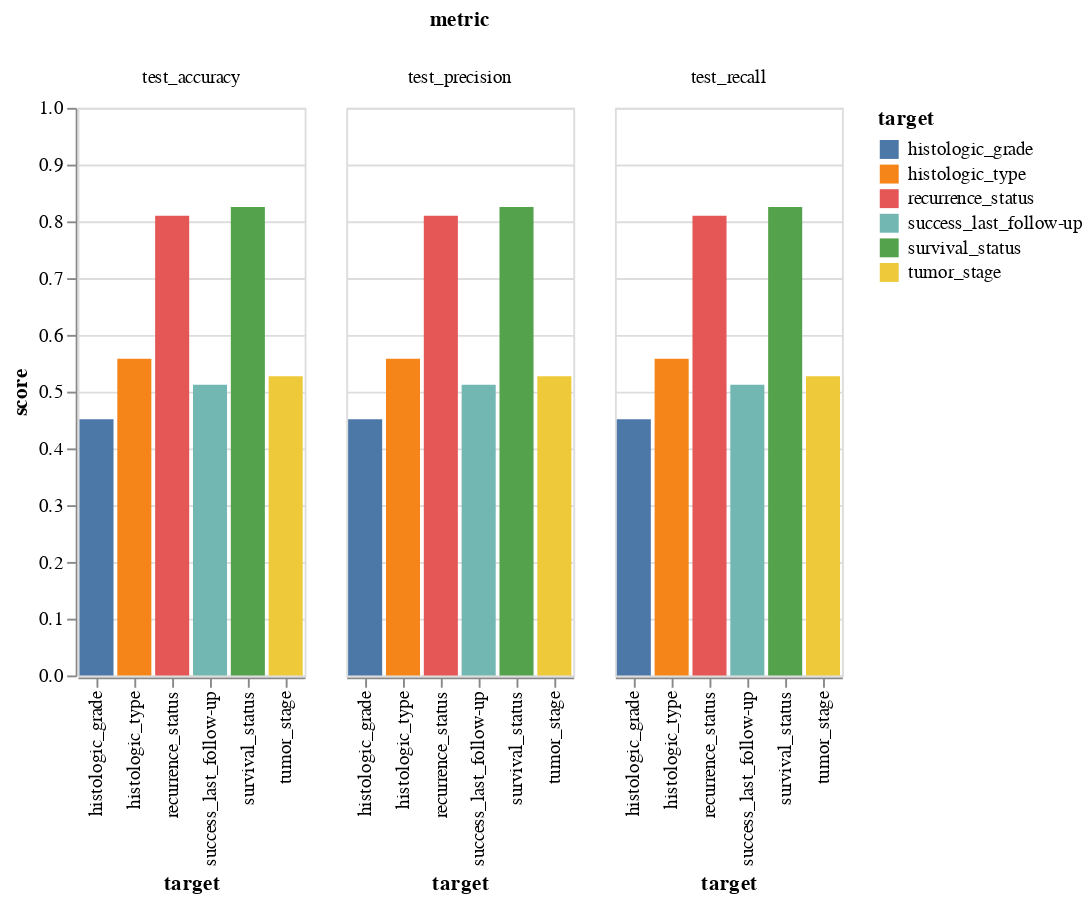

Source (notebook cell):
### Code cell
mn_chart

### Figure 1 — Vega-Lite specification as saved in the notebook (floating-point values rounded to 4 significant figures)
{"config": {"view": {"continuousWidth": 400, "continuousHeight": 300}}, "data": {"name": "data-55ad4882a3944854db660f6523bdc7f9"}, "mark": "bar", "encoding": {"color": {"type": "nominal", "field": "target"}, "column": {"type": "nominal", "field": "metric"}, "x": {"type": "nominal", "field": "target"}, "y": {"type": "quantitative", "field": "score", "scale": {"domain": [0, 1]}}}, "$schema": "https://vega.github.io/schema/vega-lite/v4.8.1.json", "datasets": {"data-55ad4882a3944854db660f6523bdc7f9": [{"metric": "test_accuracy", "target": "histologic_grade", "score": 0.4512}, {"metric": "test_precision", "target": "histologic_grade", "score": 0.4512}, {"metric": "test_recall", "target": "histologic_grade", "score": 0.4512}, {"metric": "test_accuracy", "target": "histologic_type", "score": 0.5581}, {"metric": "test_precision", "target": "histologic_type", "score": 0.5581}, {"metric": "test_recall", "target": "histologic_type", "score": 0.5581}, {"metric": "test_accuracy", "target": "success_last_follow-up", "score": 0.5121}, {"metric": "test_precision", "target": "success_last_follow-up", "score": 0.5121}, {"metric": "test_recall", "target": "success_last_follow-up", "score": 0.5121}, {"metric": "test_accuracy", "target": "tumor_stage", "score": 0.5271}, {"metric": "test_precision", "target": "tumor_stage", "score": 0.5271}, {"metric": "test_recall", "target": "tumor_stage", "score": 0.5271}, {"metric": "test_accuracy", "target": "recurrence_status", "score": 0.8098}, {"metric": "test_precision", "target": "recurrence_status", "score": 0.8098}, {"metric": "test_recall", "target": "recurrence_status", "score": 0.8098}, {"metric": "test_accuracy", "target": "survival_status", "score": 0.8253}, {"metric": "test_precision", "target": "survival_status", "score": 0.8253}, {"metric": "test_recall", "target": "survival_status", "score": 0.8253}]}}
